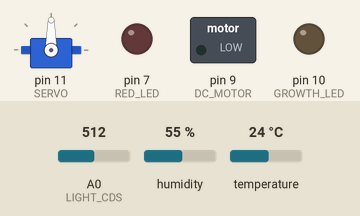
The sketch below on a simulated Arduino Uno, built with avr-gcc and run on an emulated ATmega328P. Parts: servo, switched loads named in the sketch (green lamp = pin HIGH), output pins drawn as LEDs (lit = HIGH). The inputs (shaded band) are chosen by the test bench; at power-on: humidity 55 %, A0 (LIGHT_CDS) = 512, temperature 24 °C. The local clock reads 2024-03-15 10:24:30 at power-on unless the sketch sets it; what the sketch prints to the serial monitor is not drawn.

Above: at 1.2 s.
1.3 s: humidity set to 58 %
7.3 s: humidity set to 61 %
At 9.1 s:
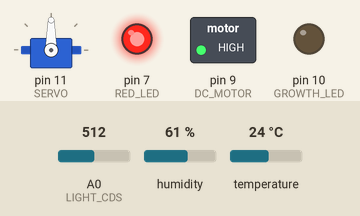
9.6 s: A0 (LIGHT_CDS) set to 492
At 11.0 s:
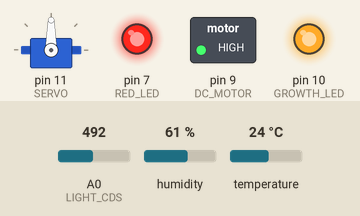
11.5 s: humidity set to 42 %
13.3 s: humidity set to 39 %
At 15.1 s:
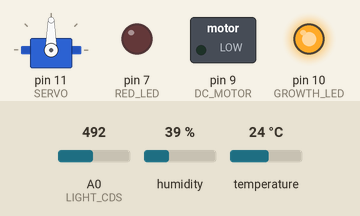
15.6 s: humidity set to 68 %
At 17.5 s:
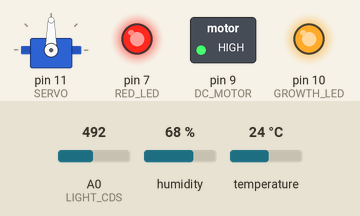
Timing chart, 0 to 18.7 s (numbered marks = the images above; inputs shaded):
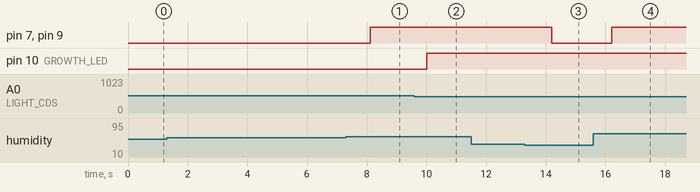

Measured:
- the behaviour switches between 59 and 60 % on humidity (found by bisection; images 0 and 1)
- the behaviour switches between 501 and 500 on A0 (LIGHT_CDS) (found by bisection; images 1 and 2)
- the behaviour switches between 41 and 40 % on humidity (found by bisection; images 2 and 3)
- after the input at 1.3 s, every drawn part: stays the same
- after the input at 7.3 s, pin 7 (RED_LED), pin 9 (DC_MOTOR): LOW → HIGH after 0.82 s
- after the input at 9.6 s, pin 10 (GROWTH_LED): LOW → HIGH after 0.40 s
- after the input at 11.5 s, every drawn part: stays the same
- after the input at 13.3 s, pin 7 (RED_LED), pin 9 (DC_MOTOR): HIGH → LOW after 0.89 s
- after the input at 15.6 s, pin 7 (RED_LED), pin 9 (DC_MOTOR): LOW → HIGH after 0.62 s

The sketch:

test_remove_some_modules.ino
```cpp
//-----[라이브러리 import]------------------------------------
// Rtc 시간 모듈
#include <RtcDS1302.h>
#include <ThreeWire.h>

#include <SoftwareSerial.h>  //소프트웨어 시리얼 라이브러리 추가
#include <DHT.h>  //온습도 센서 라이브러리 추가
#include <Servo.h>  //서보 모터 라이브러리 추가


//---[핀 번호 정의] -----------------------------------------
#define LIGHT_CDS A0  // CDS 조도센서(아날로그)
#define TDS_PIN A1  // tds 모듈(아날로그)

// Rtc 모듈 핀 지정
#define DS1302_CLK 2
#define DS1302_DAT 3
#define DS1302_RST 4

#define RED_LED 7  // 온습도 경고등(적색 LED) - 온습도가 지나치게 높을 때 점등

// 온습도 센서
#define DHTPIN 8  // 온습도 센서 핀으로 설정
#define DHTTYPE DHT11  //온습도 센서 타입 설정

// 모터 모듈
#define DC_MOTOR 9  // DC모터를 제어할 릴레이 모듈 핀 번호
#define SERVO 11    // 서보모터를 연결한 핀 번호

// 생장 LED(임시로 흰색 LED 점등하는 것으로 test)
#define GROWTH_LED 10


//----[객체 생성]-----------------------------------------------
// RTC 라이브러리 생성(객체 생성)
ThreeWire myWire(DS1302_DAT, DS1302_CLK, DS1302_RST);
RtcDS1302<ThreeWire> Rtc(myWire);

DHT dht(DHTPIN, DHTTYPE); //DHT 센서 초기화

Servo servoMotor;  // 서보모터 객체 선언


//-----[변수 설정]-----------------------------------------
// millis()를 위한 시간 변수 설정
unsigned long currTime = 0;
unsigned long sensorTime = 0;     // sensor print 제어
unsigned long growthTime = 0;     // 생장 LED 제어
unsigned long lastServoTime = 0;  // 서보모터 제어

int rotateState = 0;  // 서보 모터(창문) 회전 여부 결정


//-----[setup]---------------------------------------------------
void setup() {
  Serial.begin(115200);

  // Rtc 모듈 세팅
  Rtc.Begin();  //모듈 시작 선언
  RtcDateTime compiled = RtcDateTime(__DATE__, __TIME__);  //Rtc 시간 불러오기
  // 초기 세팅
  if (!Rtc.IsDateTimeValid()) Rtc.SetDateTime(compiled);
  if (Rtc.GetIsWriteProtected()) Rtc.SetIsWriteProtected(false);
  if (!Rtc.GetIsRunning()) Rtc.SetIsRunning(true);
  // 시간 세팅
  RtcDateTime now = Rtc.GetDateTime();
  if (now < compiled) Rtc.SetDateTime(compiled);

	pinMode(RED_LED, OUTPUT);  // 붉은 LED 핀을 출력으로 설정
	pinMode(DC_MOTOR, OUTPUT); // DC 모터 제어 핀 출력용으로 설정
	servoMotor.attach(SERVO);  // 서보모터 초기화
	dht.begin();  // 온습도 모듈 시작 선언

	// 생장LED(임시)
	pinMode(GROWTH_LED, OUTPUT);
}


//---[loop문]------------------------------------------------
void loop() {
  currTime = millis();  // millis() 시작

	// 각종 센서값 읽기
  RtcDateTime now = Rtc.GetDateTime();        // RTC 모듈로부터 현재 시간 얻기
  int lightValue = analogRead(LIGHT_CDS);     // CDS 조도값
	float humidity = dht.readHumidity();        // 습도
  float temperature = dht.readTemperature();  // 온도
	if (isnan(humidity) || isnan(temperature)) {  // 온습도를 읽지 못하는 경우 반복문 건너뛰기
    return;
  }

  if (currTime - sensorTime >= 3000)  // 3초 간격으로 센서값 Serial에 표시
  {
    sensorTime = currTime;

	// Serial 시간 표시
    char dt[26];
    sprintf(dt, "%02u/%02u %02u:%02u:%02u", now.Month(), now.Day(), now.Hour(), now.Minute(), now.Second());
    Serial.print(dt);
    Serial.print("  온도: ");
		Serial.print(temperature);  // 온도
    Serial.print("C");
    Serial.print("  습도: ");
		Serial.print(humidity);  // 습도
    Serial.print("%");
    Serial.print("  조도: ");
    Serial.println(lightValue);  // 조도
  }

	// 온습도에 따른 환기팬 동작
  if (temperature >= 26 || humidity >= 60) {
    digitalWrite(DC_MOTOR, HIGH);  // 릴레이 모듈을 사용하여 DC모터(환기팬) 작동
    digitalWrite(RED_LED, HIGH);   // 경고등 켜기
  } else if (temperature <= 25 && humidity <= 40) {
    digitalWrite(DC_MOTOR, LOW);  // DC모터(환기팬) 작동 중지
    digitalWrite(RED_LED, LOW);   // 경고등 끄기
  }

	// 1시간에 한 번씩 서보모터(창문 여닫이) 동작
  if (currTime - lastServoTime >= 3600000) {  // 1시간(60분 * 60초 * 1000밀리초)
    // 서보모터 열기 또는 닫기
    if (rotateState == 0) {
      servoMotor.write(90);  // 서보모터를 90도로 열기
      rotateState = 1;
    } else {
      servoMotor.write(0);   // 서보모터를 0도로 닫기
      rotateState = 0;
    }
    lastServoTime = millis();  // 서보모터가 동작한 시간 갱신
  }

	// 생장 led 제어
  if (currTime - growthTime >= 5000)
  {
    growthTime = currTime;
    // 9:00 ~ 18:00 사이 조도값에 따른 LED 제어
	  if (now.Hour() >= 9 && now.Hour() < 18 && lightValue <= 500) {
	    digitalWrite(GROWTH_LED, HIGH); // 낮 동안 조도값이 낮으면 LED 켜기
	  } else if ((now.Hour() >= 18 || now.Hour() < 9) && lightValue > 500) {
	    digitalWrite(GROWTH_LED, LOW); // 저녁이거나 조도값이 높으면 LED 끄기
	  }
  }

}
```
